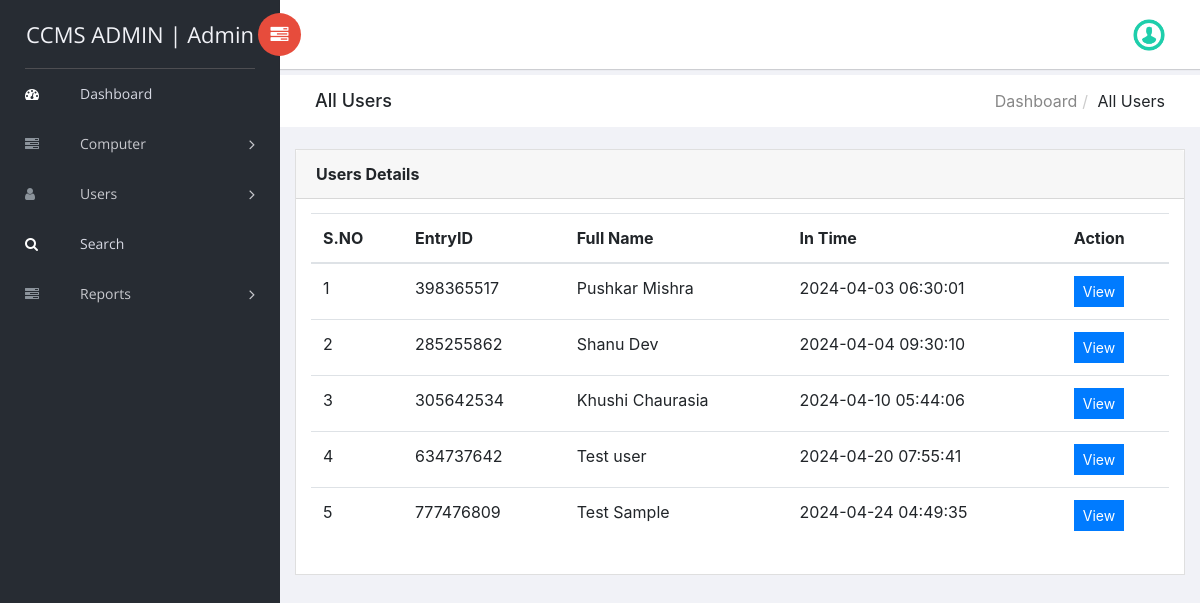
/ccms/view-allusers.php (signed in), run on the app's committed database.
### tables this page shows
CREATE TABLE `tblusers` (
  `ID` int(10) NOT NULL,
  `EntryID` varchar(20) DEFAULT NULL,
  `UserName` varchar(120) DEFAULT NULL,
  `UserAddress` varchar(200) DEFAULT NULL,
  `MobileNumber` bigint(10) DEFAULT NULL,
  `Email` varchar(200) DEFAULT NULL,
  `ComputerName` varchar(120) DEFAULT NULL,
  `IDProof` varchar(120) DEFAULT NULL,
  `InTime` timestamp NULL DEFAULT current_timestamp(),
  `OutTime` timestamp NULL DEFAULT NULL ON UPDATE current_timestamp(),
  `Fees` varchar(120) DEFAULT NULL,
  `Remark` varchar(120) DEFAULT NULL,
  `Status` varchar(20) NOT NULL,
  `UpdationDate` timestamp NULL DEFAULT NULL ON UPDATE current_timestamp()
);

### ccms/view-allusers.php (the view, shortened to what this page needs)
<?php
include('includes/dbconnection.php');
if (strlen($_SESSION['ccmsaid']==0)) {
  header('location:logout.php');
  } else{
  ?>
<!doctype html>
<html class="no-js" lang="en">
<head>
    <link rel="stylesheet" href="vendors/bootstrap/dist/css/bootstrap.min.css">
    <link rel="stylesheet" href="vendors/font-awesome/css/font-awesome.min.css">
    <link rel="stylesheet" href="vendors/themify-icons/css/themify-icons.css">
    <link rel="stylesheet" href="vendors/flag-icon-css/css/flag-icon.min.css">
    <link rel="stylesheet" href="vendors/selectFX/css/cs-skin-elastic.css">
    <link rel="stylesheet" href="assets/css/style.css">
</head>
<body>
    <?php include_once('includes/sidebar.php');?>
    <div id="right-panel" class="right-panel">
        <?php include_once('includes/header.php');?>
        <div class="breadcrumbs">
            <div class="col-sm-4">
                <div class="page-header float-left">
                    <div class="page-title">
                        <h1>All Users</h1>
                    </div>
                </div>
            </div>
            <div class="col-sm-8">
                <div class="page-header float-right">
                    <div class="page-title">
                        <ol class="breadcrumb text-right">
                            <li><a href="dashboard.php">Dashboard</a></li>
                            <li class="active">All Users</li>
                        </ol>
                    </div>
                </div>
            </div>
        </div>
        <div class="content mt-3">
            <div class="animated fadeIn">
                <div class="row">
                    <div class="col-lg-12">
                        <div class="card">
                            <div class="card-header">
                                <strong class="card-title"> Users Details</strong>
                            </div>
                            <div class="card-body">
                                <table class="table">
                                    <thead>
                                        <tr>
                                            <tr>
                  <th>S.NO</th>
                  <th>EntryID</th>
                  <th>Full Name</th>
                  <th>In Time</th>
                 <th>Action</th>
                </tr>
                                        </tr>
                                        </thead>
                                    <?php
$ret=mysqli_query($con,"select *from tblusers");
$cnt=1;
while ($row=mysqli_fetch_array($ret)) {
?>
                <tr>
                  <td><?php echo $cnt;?></td>
             <td><?php  echo $row['EntryID'];?></td>
                  <td><?php  echo $row['UserName'];?></td>
                          <td><?php  echo $row['InTime'];?></td>
                  <td ><a href="view-user-detail.php?upid=<?php echo $row['ID'];?>" class="btn btn-primary btn-sm">View</a>
                </tr>
                <?php
$cnt=$cnt+1;
}?>
                                </table>
                            </div>
                        </div>
                    </div>
                </div>
            </div>
        </div>
    </div>
</body>
</html>
<?php }  ?>

### ccms/includes/sidebar.php (shortened to what this page needs)
<aside id="left-panel" class="left-panel">
        <nav class="navbar navbar-expand-sm navbar-default">
<?php
$adminid=$_SESSION['ccmsaid'];
$ret=mysqli_query($con,"select AdminName from tbladmin where ID='$adminid'");
$row=mysqli_fetch_array($ret);
$name=$row['AdminName'];
?>
            <div class="navbar-header">
                <a class="navbar-brand" href="dashboard.php">CCMS ADMIN | <?php echo $name; ?></a>
            </div>
            <div id="main-menu" class="main-menu collapse navbar-collapse">
                <ul class="nav navbar-nav">
                    <li class="active">
                        <a href="dashboard.php"> <i class="menu-icon fa fa-dashboard"></i>Dashboard </a>
                    </li>
<li class="menu-item-has-children dropdown">
                        <a href="#" class="dropdown-toggle" data-toggle="dropdown" aria-haspopup="true" aria-expanded="false"> <i class="menu-icon fa fa-tasks"></i>Computer</a>
                    </li>
 <li class="menu-item-has-children dropdown">
                        <a href="add-users.php" class="dropdown-toggle" data-toggle="dropdown" aria-haspopup="true" aria-expanded="false"> <i class="menu-icon fa fa-user"></i>Users</a>
                    </li>
<li class="active">
                        <a href="search.php"> <i class="menu-icon fa fa-search"></i>Search </a>
                    </li>
  <li class="menu-item-has-children dropdown">
                        <a href="#" class="dropdown-toggle" data-toggle="dropdown" aria-haspopup="true" aria-expanded="false"> <i class="menu-icon fa fa-tasks"></i>Reports</a>
                    </li>
                </ul>
            </div>
        </nav>
    </aside>

### data on the page
tblusers: EntryID "398365517", UserName "Pushkar Mishra", InTime "2024-04-03 06:30:01"
tblusers: EntryID "285255862", UserName "Shanu Dev", InTime "2024-04-04 09:30:10"
tblusers: EntryID "305642534", UserName "Khushi Chaurasia", InTime "2024-04-10 05:44:06"
tblusers: EntryID "634737642", UserName "Test user", InTime "2024-04-20 07:55:41"
tblusers: EntryID "777476809", UserName "Test Sample", InTime "2024-04-24 04:49:35"

### other printed values
$name "Admin"
